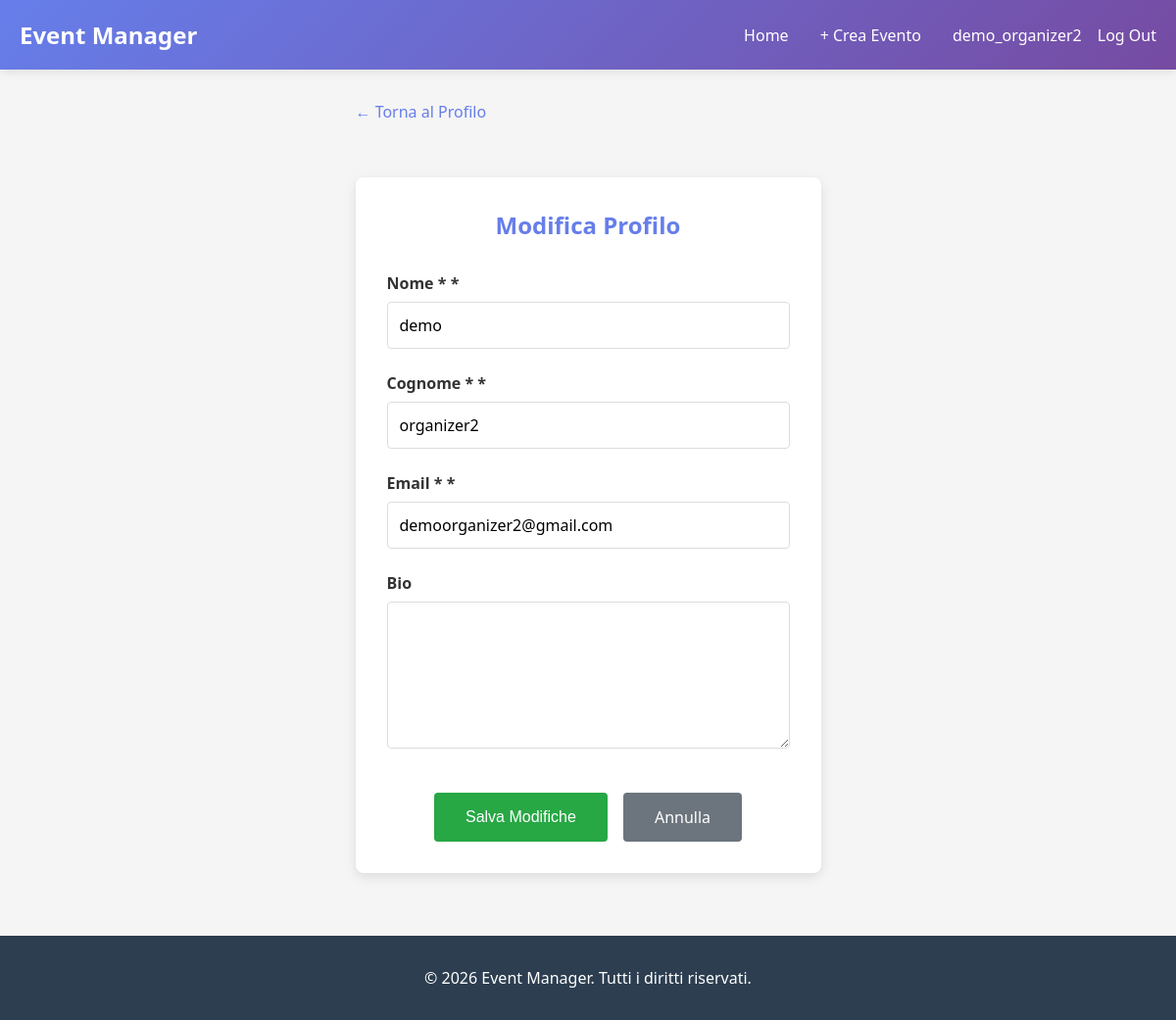
The app's page /profile/edit/ (signed in), older data.
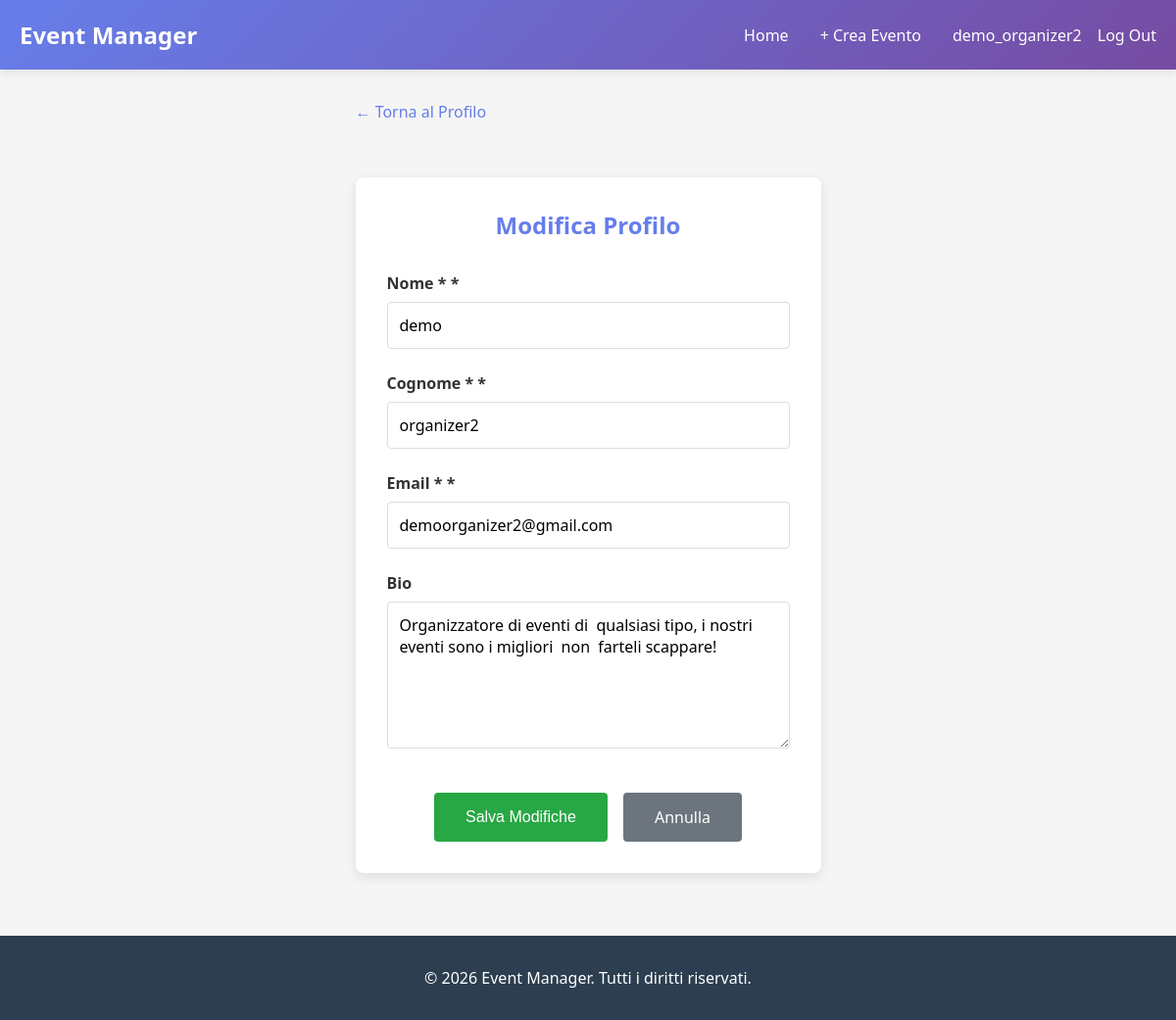
The same page, newer data.
### users/models.py (models this page shows, shortened)
class CustomUser(AbstractUser):
    ROLE_CHOICES = (
        ('attendee', 'Attendee'),
        ('organizer', 'Organizer'),
    )
    role = models.CharField(max_length=15, choices=ROLE_CHOICES, blank=False)
    bio = models.TextField(blank=True, null=True)
    email = models.EmailField(blank=False, unique=True)
    first_name = models.CharField(max_length=150, blank=False)
    last_name = models.CharField(max_length=150, blank=False)

### users/views.py (the view)
# urls.py: path('profile/edit/', users_views.profile_edit_view, name='profile_edit'),
@login_required(login_url='login')
@require_http_methods(["GET", "POST"])
def profile_edit_view(request):
    user = request.user
    if request.method == 'POST':
        form = ProfileEditForm(request.POST, instance=user)
        if form.is_valid():
            form.save()
            messages.success(request, 'Profilo aggiornato con successo!')
            return redirect('profile')
    else:
        form = ProfileEditForm(instance=user)
    return render(request, 'profile_edit.html', {'form': form})

### users/forms.py (shortened to what this page needs)
class ProfileEditForm(forms.ModelForm):
    email = forms.EmailField(required=True, label="Email *")
    first_name = forms.CharField(required=True, label="Nome *")
    last_name = forms.CharField(required=True, label="Cognome *")
    class Meta:
        model = CustomUser
        fields = ['first_name', 'last_name', 'email', 'bio']
        widgets = {
            'bio': forms.Textarea(attrs={'rows': 3}),
        }
        labels = {
            'bio': 'Bio',
        }

### templates/profile_edit.html (shortened to what this page needs)
{% extends "base.html" %}
{% load static %}
{% block extra_css %}
<link rel="stylesheet" href="{% static 'css/forms.css' %}">
{% endblock %}
{% block content %}
<a href="{% url 'profile' %}" class="back-link">← Torna al Profilo</a>
<div class="form-container form-container-sm">
    <h2>Modifica Profilo</h2>
    <form method="POST">
        {% for field in form %}
            <div class="form-group">
                <label for="{{ field.id_for_label }}">{{ field.label }} {% if field.field.required %}*{% endif %}</label>
                {{ field }}
            </div>
        {% endfor %}
        <div class="form-actions">
            <button type="submit" class="btn btn-success">Salva Modifiche</button>
            <a href="{% url 'profile' %}" class="btn-cancel btn">Annulla</a>
        </div>
    </form>
</div>
{% endblock %}

### templates/base.html (shortened to what this page needs)
{% load static %}
<!DOCTYPE html>
<html lang="it">
<head>
    <link rel="stylesheet" href="{% static 'css/main.css' %}">
    {% block extra_css %}{% endblock %}
</head>
<body>
    {% if user.is_authenticated %}
    <nav>
        <div class="nav-container">
            <a href="{% url 'event_list' %}" class="nav-brand">Event Manager</a>
            <ul class="nav-links">
                <li><a href="{% url 'event_list' %}">Home</a></li>
                {% if user.role == 'organizer' %}
                    <li><a href="{% url 'event_create' %}">+ Crea Evento</a></li>
                {% endif %}
                <li class="nav-user-meta">
                    <a href="{% url 'profile' %}" class="nav-user-link">
                         <span>{{ user.username }}</span>
                    </a>
                    <form action="{% url 'logout' %}" method="POST" class="nav-logout-form">
                        <button type="submit" class="nav-logout-btn">
                            Log Out
                        </button>
                    </form>
                </li>
            </ul>
        </div>
    </nav>
    {% endif %}
    <div class="container">
        {% block content %}{% endblock %}
    </div>
    <footer>
        <p class="footer-copyright">&copy; 2026 Event Manager. Tutti i diritti riservati.</p>
    </footer>
</body>
</html>

Row changes from the older to the newer data that the page shows:
changed CustomUser "demo_organizer2": bio (not shown) → "Organizzatore di eventi di qualsiasi tipo, i nostri eventi sono i migliori non farteli scappare!"
